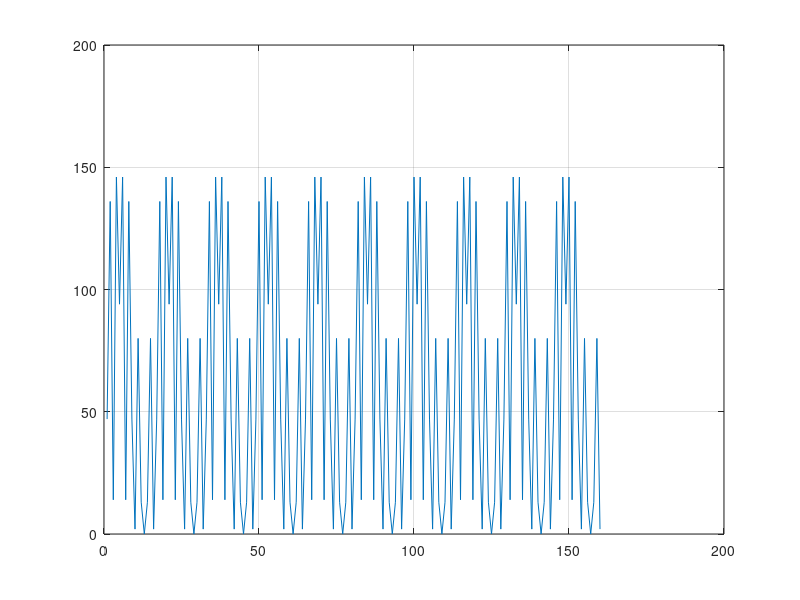

Reproduce this figure in MATLAB. (Note: this script raises an error after producing the figure.)
clear;
clc
%% short initial
s_ind=1:16;
short_i=[ 47   136  14   146  94   146  14   136  47   2    80   13   0    13   80   2   ] ;
short_q=[ 47   2    80   13   0    13   80   2    47   136   14   146   94   146   14   136 ];   
plot(s_ind,short_i,s_ind,short_q);
grid;
%% short export figure
short=[short_i;short_q];
full_s=repmat(short,1,10);
plot(full_s(1,:));
grid;
export_fig si.png -m2

plot(full_s(2,:),'r');
grid;
export_fig sq.png -m2

%% long initial
l_ind=1:64;
long_i = [ 160 -5 41 99 22 61 -118 -39 100 55 1 -140 25 60 -23 122 64 38 -59 -134 84 71 -62 -58 -36 -125 -130 77 -3 -94 94 13 -160 13 94 -94 -3 77 -130 -125 -36 -58 -62 71 84 -134 -59 38 64 122 -23 60 25 -140 1 55 100 -39 -118 61 22 99 41 -5 ];
long_q =[  0 -123 -114  85  29 -90 -57 -109 -27  4 -118 -49 -60 -15 165 -4 -64 101  40  67  95  14  83 -22 -155 -17 -21 -76  55 118 108 100  0 -100 -108 -118 -55  76  21  17 155  22 -83 -14 -95 -67 -40 -101  64  4 -165  15  60  49 118 -4  27 109  57  90 -29 -85 114 123 ];
plot(l_ind,long_i,l_ind,long_q);
grid;
%% long export figure
long=[long_i;long_q];
full_l=[long(:,33:64) long long];
plot(full_l(1,:));
grid;
export_fig li.png -m2

plot(full_l(2,:),'r');
grid;
export_fig lq.png -m2

